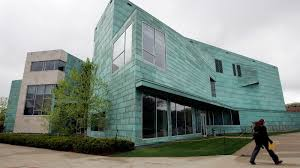
#> input picture data/brandeis.jpeg, 300 x 168 px, found by its file name
$ python slic.py
#> lines starting #> are read from the running program, lines starting #| are printed output that depends on the picture
"""
A simple slic implementation for segmenting an image into superpixels.
"""

import numpy as np
import cv2
from skimage.color import rgb2lab
from skimage.segmentation.slic_superpixels import slic


def my_slic(
    image: np.ndarray,
    num_superpixels: int = 100,
    max_iter: int = 300,
    compactness: int = 10,
    convergence_threshold: float = 1.0,
):
    """
    Segment an image into superpixels using the SLIC algorithm.

    :param image: The input image.
    :param num_superpixels: The number of superpixels to generate.
    :param max_iter: The maximum number of iterations to run the algorithm.
    :param compactness: The compactness parameter.
    :param convergence_threshold: The threshold for cluster center change to determine convergence.
    :return: An array of labels, where each pixel is assigned a superpixel label.
    """

    # Convert the image to the LAB color space
    lab_image = rgb2lab(image)

    # Calculate the step size for evenly spacing the superpixels
    step = np.sqrt(image.shape[0] * image.shape[1] / num_superpixels)
    x_steps = np.linspace(
        0, image.shape[0] - 1, int(np.sqrt(num_superpixels)), dtype=int
    )
    y_steps = np.linspace(
        0, image.shape[1] - 1, int(np.sqrt(num_superpixels)), dtype=int
    )

    # Initialize the cluster centers
    cluster_centers = []
    for x in x_steps:
        for y in y_steps:
            cluster_center = [x, y] + list(lab_image[x, y])
            cluster_centers.append(cluster_center)
    cluster_centers = np.array(cluster_centers)

    # Initialize the labels and distances
    labels = -1 * np.ones(image.shape[:2], dtype=int)
    distances = np.full(image.shape[:2], np.inf)

    # Run the algorithm for a maximum of max_iter iterations
    for iteration in range(max_iter):
        # Store old cluster centers to check convergence later
        old_cluster_centers = np.copy(cluster_centers)

        for i, center in enumerate(cluster_centers):
            x, y, l, a, b = map(int, center)
            x_min, x_max = max(x - int(step), 0), min(x + int(step), image.shape[0] - 1)
            y_min, y_max = max(y - int(step), 0), min(y + int(step), image.shape[1] - 1)

            for j in range(x_min, x_max + 1):
                for k in range(y_min, y_max + 1):
                    d = np.linalg.norm([j - x, k - y])
                    color_distance = np.linalg.norm(lab_image[j, k] - center[2:])
                    distance = color_distance + (d / step) * compactness
                    if distance < distances[j, k]:
                        distances[j, k] = distance
                        labels[j, k] = i

        # Update cluster centers
        for i in range(len(cluster_centers)):
            mask = labels == i
            if np.any(mask):
                cluster_centers[i, :2] = np.mean(np.argwhere(mask), axis=0)
                cluster_centers[i, 2:] = np.mean(lab_image[mask], axis=0)

        # Check for convergence
        center_shift = np.linalg.norm(old_cluster_centers - cluster_centers, axis=1)
        if np.max(center_shift) < convergence_threshold:
            print(f"Converged at iteration {iteration}")
            break

    return labels


def draw_superpixel_boundaries(image: np.ndarray, labels: np.ndarray):
    edges = np.zeros_like(labels, dtype=bool)
    edges[:-1, :] |= labels[:-1, :] != labels[1:, :]  # Horizontal edge mask
    edges[:, :-1] |= labels[:, :-1] != labels[:, 1:]  # Vertical edge mask
    outlined_image = image.copy()
    outlined_image[edges, :] = [255, 0, 0]  # Red color for boundaries
    return outlined_image


image = cv2.cvtColor(cv2.imread("brandeis.jpeg"), cv2.COLOR_BGR2RGB)

# My implementation
for compactness in [10, 30, 50]:
    labels = my_slic(image, num_superpixels=100, compactness=compactness, max_iter=20)
    outlined_image = draw_superpixel_boundaries(image, labels)
    cv2.imwrite(
        f"superpixels_{compactness}.png",
        cv2.cvtColor(outlined_image, cv2.COLOR_RGB2BGR),
    )

    # skimage implementation
    labels = slic(
        image,
        n_segments=100,
        compactness=compactness,
        max_num_iter=20,
        enforce_connectivity=False,
    )
    outlined_image = draw_superpixel_boundaries(image, labels)
    cv2.imwrite(
        f"superpixels_skimage_{compactness}.png",
        cv2.cvtColor(outlined_image, cv2.COLOR_RGB2BGR),
    )
    labels = slic(
        image,
        n_segments=100,
        compactness=compactness,
        max_num_iter=20,
        enforce_connectivity=True,
    )
    outlined_image = draw_superpixel_boundaries(image, labels)
    cv2.imwrite(
        f"superpixels_skimage_{compactness}_connected.png",
        cv2.cvtColor(outlined_image, cv2.COLOR_RGB2BGR),
    )
#> this loop made 3 passes
#> pass 1, `labels = my_slic(image, num_superpixels=100, compactness=compactness, ..`:
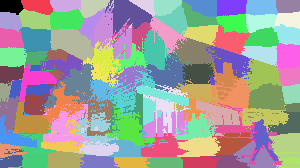
#> labels: shape (168, 300) int64; 100 distinct labels, from 0 to 99; one colour per label, 0 black
#> pass 1, `outlined_image = draw_superpixel_boundaries(image, labels)`:
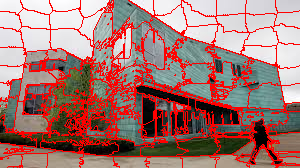
#> outlined_image: shape (168, 300, 3); mean R, G, B 163.7, 119.4, 114
#> after the loop:
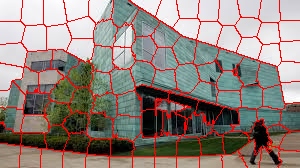
#> outlined_image: shape (168, 300, 3); mean R, G, B 147.5, 131.6, 125.1
